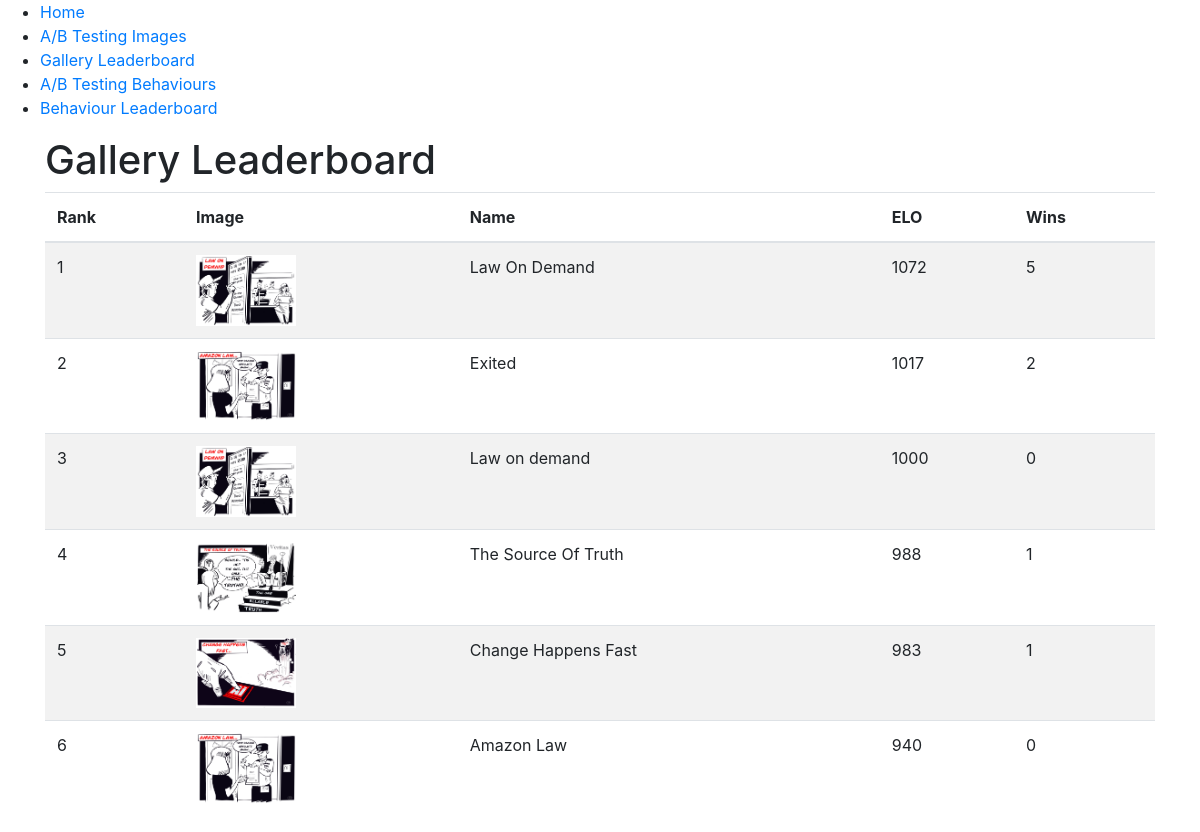
Before: /gallery_leaderboard with the older database file.
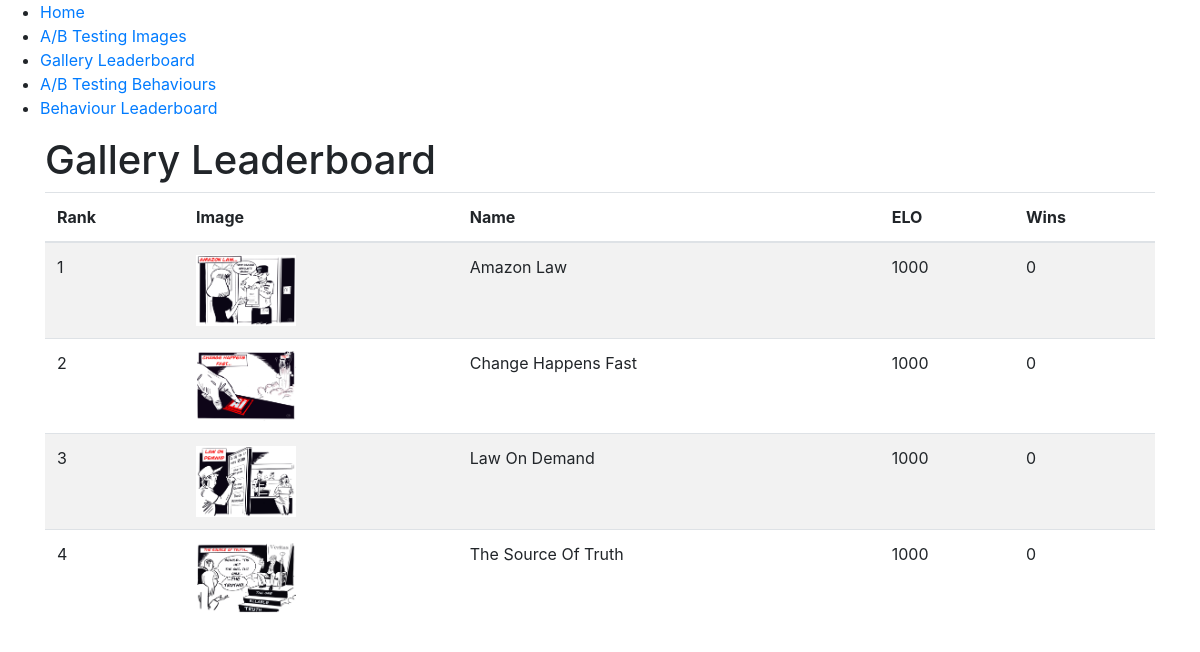
After: the same page with the newer database file.
### tables this page shows
CREATE TABLE Gallery (
            id INTEGER PRIMARY KEY AUTOINCREMENT,
            PathToImage TEXT NOT NULL UNIQUE,
            Name TEXT NOT NULL,
            Description TEXT,
            ELO INTEGER DEFAULT 1000,
            Wins INTEGER DEFAULT 0
        );

### app.py (the view)
@app.route('/gallery_leaderboard')
def gallery_leaderboard():
    leaderboard = get_gallery_leaderboard()
    return render_template('gallery_leaderboard.html', leaderboard=leaderboard)

### utils.py (called while the page is built)
def get_gallery_leaderboard(limit=10):
    conn = sqlite3.connect('treehouse.db')
    cursor = conn.cursor()
    try:
        cursor.execute("SELECT PathToImage, Name, ELO, Wins FROM Gallery ORDER BY ELO DESC LIMIT ?", (limit,))
        leaderboard = cursor.fetchall()
        return leaderboard
    except Exception as e:
        print(f"Error retrieving gallery leaderboard: {e}")
        return []
    finally:
        conn.close()

### templates/gallery_leaderboard.html
{% extends 'base.html' %}
{% block content %}
    <h1>Gallery Leaderboard</h1>
    <table class="table table-striped">
        <thead>
            <tr>
                <th>Rank</th>
                <th>Image</th>
                <th>Name</th>
                <th>ELO</th>
                <th>Wins</th>
            </tr>
        </thead>
        <tbody>
            {% for item in leaderboard %}
                <tr>
                    <td>{{ loop.index }}</td>
                    <td>
                        <img src="{{ url_for('static', filename=item[0]) }}"
                             alt="{{ item[1] }}"
                             class="img-fluid"
                             style="max-width: 100px;">
                    </td>
                    <td>{{ item[1] }}</td>
                    <td>{{ item[2] }}</td>
                    <td>{{ item[3] }}</td>
                </tr>
            {% endfor %}
        </tbody>
    </table>
{% endblock %}

### templates/base.html (shortened to what this page needs)
<!DOCTYPE html>
<html lang="en">
<head>
    <link rel="stylesheet" href="{{ url_for('static', filename='css/style.css') }}">
    <link rel="stylesheet" href="https://cdn.jsdelivr.net/npm/bootstrap@4.6.2/dist/css/bootstrap.min.css">
</head>
<body>
    <nav>
        <ul>
            <li><a href="{{ url_for('index') }}">Home</a></li>
            <li><a href="{{ url_for('ab_testing_images') }}">A/B Testing Images</a></li>
            <li><a href="{{ url_for('gallery_leaderboard') }}">Gallery Leaderboard</a></li>
            <li><a href="{{ url_for('ab_testing_behaviours') }}">A/B Testing Behaviours</a></li>
            <li><a href="{{ url_for('behaviour_leaderboard') }}">Behaviour Leaderboard</a></li>
        </ul>
    </nav>
    <div class="container">
        {% block content %}{% endblock %}
    </div>
</body>
</html>

### static/css/style.css (style rules this page uses)
.img-fluid { max-width: 100%; height: auto; }

Changed rows visible on the page:
removed Gallery: PathToImage (picture), Name "Exited", ELO "1017", Wins "2"
removed Gallery: PathToImage (picture), Name "Law on demand", ELO "1000", Wins "0"
changed Gallery "Amazon Law": ELO "940" → "1000"; moves up the list
changed Gallery "Change Happens Fast": ELO "983" → "1000"; Wins "1" → "0"; moves up the list
changed Gallery "Law On Demand": ELO "1072" → "1000"; Wins "5" → "0"
changed Gallery "The Source Of Truth": ELO "988" → "1000"; Wins "1" → "0"
